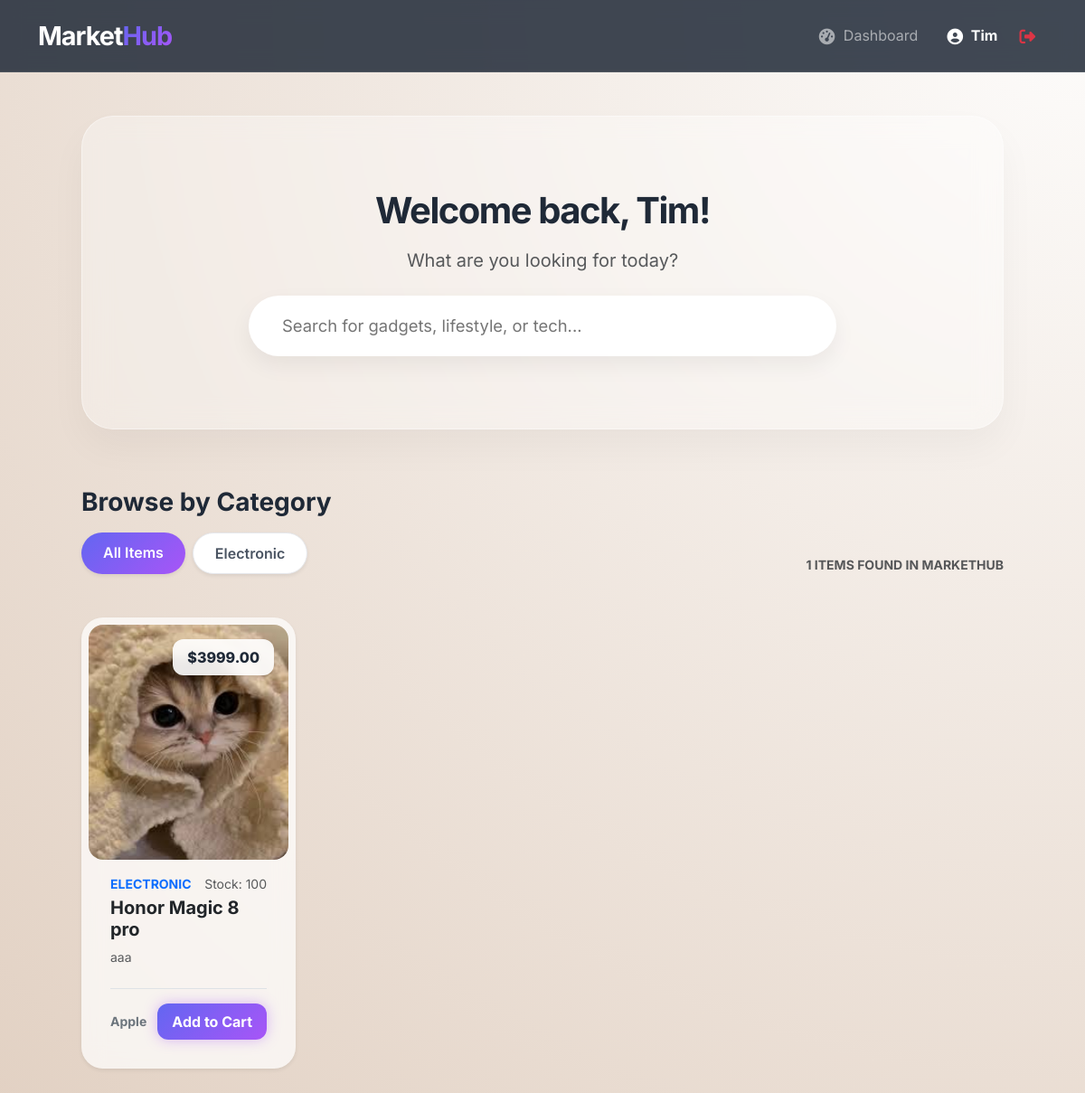
/accounts/dashboard/customer/ (signed in), run on an earlier commit of the app's database.
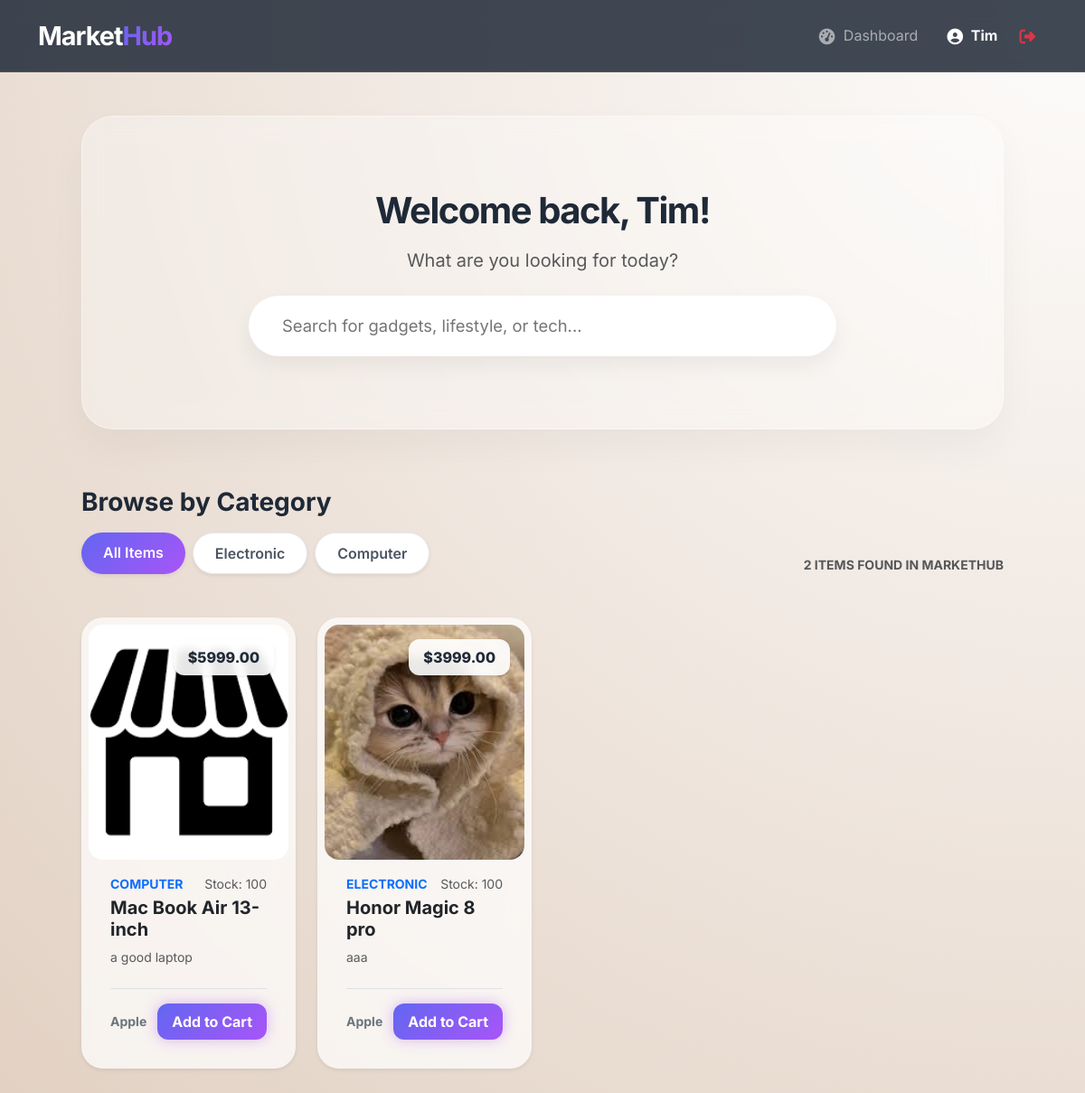
And on a later commit of the database.
### accounts/models.py (models this page shows, shortened)
class User(AbstractUser):
    is_customer = models.BooleanField(default=False)
    is_seller = models.BooleanField(default=False)
    email = models.EmailField(_("email address"), unique=True)
    first_name = models.CharField(_("first name"), max_length=150, blank=True)
    last_name = models.CharField(_("last name"), max_length=150, blank=True)
    USERNAME_FIELD = 'email'  # Use email as the login ID
    REQUIRED_FIELDS = ['username']  # Email is already required by default now

class Vendor(models.Model):
    user = models.OneToOneField(User, on_delete=models.CASCADE, primary_key=True, related_name='vendor_profile')
    store_name = models.CharField(_("Store Name"), max_length=255)
    description = models.TextField(_("Store Description"), blank=True)
    is_approved = models.BooleanField(default=False) # Admin can use this to verify sellers

### products/models.py (models this page shows, shortened)
class Product(models.Model):
    vendor = models.ForeignKey(Vendor, on_delete=models.CASCADE, related_name='products')
    category = models.CharField(max_length=100, blank=True, null=True, help_text="e.g., Tech, Lifestyle, Gaming")
    name = models.CharField(max_length=200)
    description = models.TextField()
    price = models.DecimalField(max_digits=10, decimal_places=2)
    stock = models.PositiveIntegerField()
    image = models.ImageField(upload_to='product_images/', blank=True, null=True)
    @property
    def image_url(self):
        if self.image and hasattr(self.image, 'url'):
            return self.image.url
        return static('images/default_product.png')

### accounts/views.py (the view)
# urls.py: path('dashboard/customer/', views.customer_dashboard, name='customer_dashboard'),
@login_required
def customer_dashboard(request):
    query = request.GET.get('q', '')
    cat_name = request.GET.get('category', '')
    products = Product.objects.filter(stock__gt=0).order_by('-id')
    if query:
        products = products.filter(Q(name__icontains=query) | Q(description__icontains=query))
    if cat_name:
        products = products.filter(category=cat_name) # Filter by string match
    categories = Product.objects.values_list('category', flat=True).exclude(category__isnull=True).exclude(category='').distinct()
    return render(request, 'accounts/customer_dashboard.html', {
        'products': products,
        'categories': categories, # This is now a list of strings
        'selected_category': cat_name,
        'query': query
    })

### accounts/templates/accounts/customer_dashboard.html (shortened to what this page needs)
{% extends 'base.html' %}
{% block content %}
<div class="container-fluid px-lg-5">
    <div class="search-hero">
        <div class="search-container">
            <h1 class="fw-bold mb-3" style="letter-spacing: -1.5px;">Welcome back, {{ user.first_name|default:user.username }}!</h1>
            <p class="text-muted mb-4 fs-5">What are you looking for today?</p>
            <form action="{% url 'customer_dashboard' %}" method="GET">
                <input type="text" name="q" class="search-input"
                       placeholder="Search for gadgets, lifestyle, or tech..."
                       value="{{ request.GET.q }}">
            </form>
        </div>
    </div>
    <div class="d-flex flex-column flex-xl-row justify-content-between align-items-xl-end mb-5 gap-4">
        <div>
            <h3 class="fw-bold mb-3">Browse by Category</h3>
            <div class="d-flex flex-wrap gap-2">
                <a href="?{% if query %}q={{ query }}{% endif %}"
                   class="cat-pill {% if not selected_category %}active{% endif %} shadow-sm">
                   All Items
                </a>
                {% for cat in categories %}
                <a href="?category={{ cat }}{% if query %}&q={{ query }}{% endif %}"
                   class="cat-pill {% if selected_category == cat %}active{% endif %} shadow-sm">
                   {{ cat }}
                </a>
                {% endfor %}
            </div>
        </div>
        <div class="text-muted small fw-bold text-uppercase tracking-wider">
            {{ products|length }} Items Found in MarketHub
        </div>
    </div>
    <div class="row row-cols-1 row-cols-md-2 row-cols-lg-3 row-cols-xl-4 g-4 mb-5">
        {% for product in products %}
        <div class="col">
            <div class="card glass-card product-card h-100 border-0 p-2 shadow-sm">
                <div class="position-relative overflow-hidden rounded-4">
                    <img src="{{ product.image_url }}" class="card-img-top"
                         style="height: 260px; object-fit: cover;" alt="{{ product.name }}">
                    <span class="price-tag position-absolute top-0 end-0 m-3 shadow-sm">
                        ${{ product.price }}
                    </span>
                </div>
                <div class="card-body p-4 pt-3">
                    <div class="d-flex justify-content-between align-items-center mb-1">
                        <small class="text-primary fw-bold text-uppercase">{{ product.category|default:"General" }}</small>
                        <small class="text-muted">Stock: {{ product.stock }}</small>
                    </div>
                    <h5 class="fw-bold mb-2">{{ product.name }}</h5>
                    <p class="text-muted small mb-4">{{ product.description|truncatewords:10 }}</p>
                    <div class="d-flex justify-content-between align-items-center mt-auto border-top pt-3">
                        <small class="fw-bold text-secondary">{{ product.vendor.store_name }}</small>
                        <a href="{% url 'add_to_cart' product.id %}" class="btn-neon-purple btn-sm py-2 px-3">
                            Add to Cart
                        </a>
                    </div>
                </div>
            </div>
        </div>
        {% endfor %}
    </div>
</div>
{% endblock %}

### templates/base.html (shortened to what this page needs)
<!DOCTYPE html>
<html lang="en">
<head>
    <link href="https://cdn.jsdelivr.net/npm/bootstrap@5.3.0/dist/css/bootstrap.min.css" rel="stylesheet">
    <link rel="stylesheet" href="https://cdnjs.cloudflare.com/ajax/libs/font-awesome/6.4.0/css/all.min.css">
</head>
<body>
<nav class="navbar navbar-expand-lg navbar-dark sticky-top">
    <div class="container">
        <a class="navbar-brand fw-bold" href="/">
            Market<span style="background: var(--customer-gradient); -webkit-background-clip: text; -webkit-text-fill-color: transparent;">Hub</span>
        </a>
        <div class="collapse navbar-collapse" id="navbarNav">
            <ul class="navbar-nav ms-auto align-items-center">
                {% if user.is_authenticated %}
                    <li class="nav-item me-3">
                        <a class="nav-link" href="{% url 'dashboard_redirect' %}">
                            <i class="fa-solid fa-gauge-high"></i> Dashboard
                        </a>
                    </li>
                    <li class="nav-item me-2">
                        <a class="nav-link fw-bold text-white" href="{% url 'user_profile' %}">
                            <i class="fa-solid fa-circle-user"></i> {{ user.first_name|default:user.username }}
                        </a>
                    </li>
                    <li class="nav-item">
                        <a class="nav-link text-danger fw-bold" href="{% url 'logout' %}">
                            <i class="fa-solid fa-right-from-bracket"></i>
                        </a>
                    </li>
                    {% endif %}
            </ul>
        </div>
    </div>
</nav>
<div class="container mt-5">
    {% block content %}{% endblock %}
</div>
</body>
</html>

### templates/base.html (style rules this page uses)
:root { --glass-bg: rgba(255, 255, 255, 0.7); --glass-border: rgba(255, 255, 255, 0.3); --customer-gradient: linear-gradient(135deg, #6366f1 0%, #a855f7 100%); --vendor-emerald: #10b981; }
body { font-family: 'Inter', sans-serif; background: radial-gradient(circle at top right, #fdfcfb 0%, #e2d1c3 100%); background-attachment: fixed; min-height: 100vh; color: #1f2937; }
.navbar { background: rgba(31, 41, 55, 0.85) !important; backdrop-filter: blur(12px); border-bottom: 1px solid rgba(255, 255, 255, 0.1); padding: 0.8rem 0; }
.navbar-brand { font-size: 1.8rem; letter-spacing: -1px; }
.glass-card { background: var(--glass-bg); backdrop-filter: blur(12px); border: 1px solid var(--glass-border); border-radius: 24px; box-shadow: 0 8px 32px 0 rgba(31, 38, 135, 0.07); }
.btn-neon-purple { background: var(--customer-gradient); color: white !important; font-weight: 700; padding: 10px 24px; border-radius: 12px; border: none; box-shadow: 0 0 15px rgba(168, 85, 247, 0.4); text-decoration: none; transition: 0.3s; }
.nav-link i { margin-right: 5px; font-size: 1.1rem; vertical-align: middle; }

### accounts/templates/accounts/customer_dashboard.html (style rules this page uses)
.search-hero { background: rgba(255, 255, 255, 0.35); backdrop-filter: blur(15px); -webkit-backdrop-filter: blur(15px); border: 1px solid rgba(255, 255, 255, 0.4); border-radius: 35px; padding: 5rem 2rem; margin-bottom: 4rem; box-shadow: 0 20px 40px rgba(0,0,0,0.04); text-align: center; transition: all 0.4s ease; }
.search-container { max-width: 650px; margin: 0 auto; position: relative; }
.search-input { width: 100%; padding: 18px 35px; background: white !important; border: 2px solid transparent !important; border-radius: 50px; font-size: 1.15rem; box-shadow: 0 10px 25px rgba(0,0,0,0.06); transition: all 0.3s cubic-bezier(0.4, 0, 0.2, 1); }
.cat-pill { display: inline-block; padding: 10px 24px; border-radius: 50px; background: white; color: #4b5563; text-decoration: none; font-weight: 600; border: 1px solid #e5e7eb; transition: all 0.3s ease; white-space: nowrap; }
.cat-pill.active { background: linear-gradient(135deg, #6366f1 0%, #a855f7 100%); color: white !important; border: none; box-shadow: 0 8px 20px rgba(99, 102, 241, 0.3); }
.product-card { transition: all 0.4s cubic-bezier(0.175, 0.885, 0.32, 1.275); }
.price-tag { background: rgba(255, 255, 255, 0.9); backdrop-filter: blur(5px); font-weight: 800; color: #1f2937; padding: 8px 16px; border-radius: 12px; }

What changed in the data, as far as the page shows it:
added Product: image_url (picture), price "5999.00", category "COMPUTER", stock "100", name "Mac Book Air 13-inch", description "a good laptop", vendor.store_name "Apple"
Also different on the page:
{{ products|length }}: "1" → "2"
new list line: "Computer"
